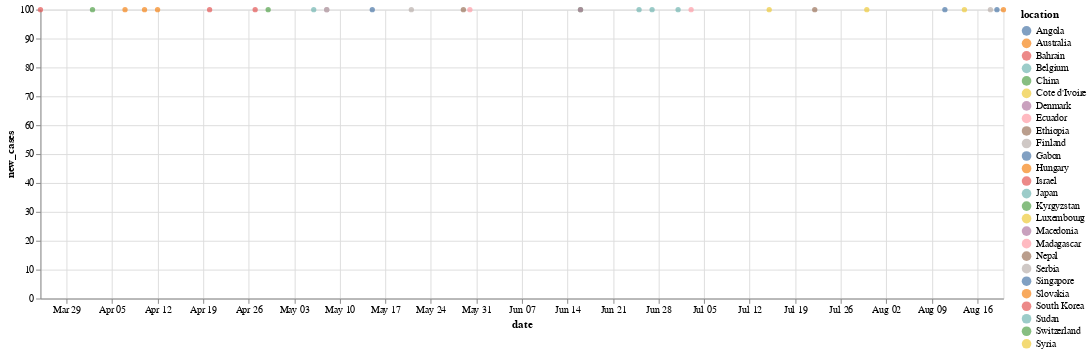

Here is the notebook cell this chart was saved with:
### Markdown cell above
## Relations

Relations express the usual comparisons and in the EdelweissData python library are modelled as infix operators: equality (`==`), greaterThan (`>`), greaterThanOrEqual(`>=`), lessThan (`<`), lessThanOrEqual(`<=`) and unequal(`!=`). All of these take two arguments that are then compared with the result being a boolean value.

### Code cell
filter = (Q.column("new_cases") == 100)

data_100_cases = dataset.get_data(condition = filter)

altair.Chart(data_100_cases).mark_circle().encode(
        x="date:T",
        y="new_cases",
        color="location",
        tooltip=["location", "date", "new_cases", "new_deaths"]
    ).properties(width=1000)

### Figure 1 — Vega-Lite specification as saved in the notebook (floating-point values rounded to 4 significant figures)
{"config": {"view": {"continuousWidth": 400, "continuousHeight": 300}}, "data": {"name": "data-134592d7360c06f0651168e0a402c3f8"}, "mark": "circle", "encoding": {"color": {"type": "nominal", "field": "location"}, "tooltip": [{"type": "nominal", "field": "location"}, {"type": "nominal", "field": "date"}, {"type": "quantitative", "field": "new_cases"}, {"type": "quantitative", "field": "new_deaths"}], "x": {"type": "temporal", "field": "date"}, "y": {"type": "quantitative", "field": "new_cases"}}, "width": 1000, "$schema": "https://vega.github.io/schema/vega-lite/v4.8.1.json", "datasets": {"data-134592d7360c06f0651168e0a402c3f8": [{"": 540, "iso_code": "AGO", "continent": "Africa", "location": "Angola", "date": "2020-08-11", "total_cases": 1672, "new_cases": 100, "new_cases_smoothed": 72.57, "total_deaths": 75, "new_deaths": 5, "new_deaths_smoothed": 3.0, "total_cases_per_million": 50.87, "new_cases_per_million": 3.043, "new_cases_smoothed_per_million": 2.208, "total_deaths_per_million": 2.282, "new_deaths_per_million": 0.152, "new_deaths_smoothed_per_million": 0.091, "new_tests": null, "total_tests": null, "total_tests_per_thousand": null, "new_tests_per_thousand": null, "new_tests_smoothed": null, "new_tests_smoothed_per_thousand": null, "tests_per_case": null, "positive_rate": null, "tests_units": null, "stringency_index": 79.17, "population": 32866268, "population_density": 23.89, "median_age": 16.8, "aged_65_older": 2.405, "aged_70_older": 1.362, "gdp_per_capita": 5819.0, "extreme_poverty": null, "cardiovasc_death_rate": 276.0, "diabetes_prevalence": 3.94, "female_smokers": null, "male_smokers": null, "handwashing_facilities": 26.66, "hospital_beds_per_thousand": null, "life_expectancy": 61.15}, {"": 1972, "iso_code": "AUS", "continent": "Oceania", "location": "Australia", "date": "2020-04-07", "total_cases": 5844, "new_cases": 100, "new_cases_smoothed": 183.9, "total_deaths": 42, "new_deaths": 6, "new_deaths_smoothed": 3.286, "total_cases_per_million": 229.2, "new_cases_per_million": 3.922, "new_cases_smoothed_per_million": 7.21, "total_deaths_per_million": 1.647, "new_deaths_per_million": 0.235, "new_deaths_smoothed_per_million": 0.129, "new_tests": 8037.0, "total_tests": 310700.0, "total_tests_per_thousand": 12.18, "new_tests_per_thousand": 0.315, "new_tests_smoothed": 10700.0, "new_tests_smoothed_per_thousand": 0.42, "tests_per_case": 58.2, "positive_rate": 0.017, "tests_units": "tests performed", "stringency_index": 73.15, "population": 25499881, "population_density": 3.202, "median_age": 37.9, "aged_65_older": 15.5, "aged_70_older": 10.13, "gdp_per_capita": 44650.0, "extreme_poverty": 0.5, "cardiovasc_death_rate": 107.8, "diabetes_prevalence": 5.07, "female_smokers": 13.0, "male_smokers": 16.5, "handwashing_facilities": null, "hospital_beds_per_thousand": 3.84, "life_expectancy": 83.44}, {"": 1975, "iso_code": "AUS", "continent": "Oceania", "location": "Australia", "date": "2020-04-10", "total_cases": 6152, "new_cases": 100, "new_cases_smoothed": 132.6, "total_deaths": 52, "new_deaths": 2, "new_deaths_smoothed": 4.143, "total_cases_per_million": 241.3, "new_cases_per_million": 3.922, "new_cases_smoothed_per_million": 5.199, "total_deaths_per_million": 2.039, "new_deaths_per_million": 0.078, "new_deaths_smoothed_per_million": 0.162, "new_tests": 8212.0, "total_tests": 338300.0, "total_tests_per_thousand": 13.27, "new_tests_per_thousand": 0.322, "new_tests_smoothed": 9390.0, "new_tests_smoothed_per_thousand": 0.368, "tests_per_case": 70.83, "positive_rate": 0.014, "tests_units": "tests performed", "stringency_index": 73.15, "population": 25499881, "population_density": 3.202, "median_age": 37.9, "aged_65_older": 15.5, "aged_70_older": 10.13, "gdp_per_capita": 44650.0, "extreme_poverty": 0.5, "cardiovasc_death_rate": 107.8, "diabetes_prevalence": 5.07, "female_smokers": 13.0, "male_smokers": 16.5, "handwashing_facilities": null, "hospital_beds_per_thousand": 3.84, "life_expectancy": 83.44}, {"": 2911, "iso_code": "BEL", "continent": "Europe", "location": "Belgium", "date": "2020-06-25", "total_cases": 61509, "new_cases": 100, "new_cases_smoothed": 93.14, "total_deaths": 9737, "new_deaths": 3, "new_deaths_smoothed": 5.714, "total_cases_per_million": 5307.0, "new_cases_per_million": 8.628, "new_cases_smoothed_per_million": 8.037, "total_deaths_per_million": 840.1, "new_deaths_per_million": 0.259, "new_deaths_smoothed_per_million": 0.493, "new_tests": 15210.0, "total_tests": 1216000.0, "total_tests_per_thousand": 104.9, "new_tests_per_thousand": 1.313, "new_tests_smoothed": 13540.0, "new_tests_smoothed_per_thousand": 1.168, "tests_per_case": 145.4, "positive_rate": 0.007, "tests_units": "tests performed", "stringency_index": 51.85, "population": 11589616, "population_density": 375.6, "median_age": 41.8, "aged_65_older": 18.57, "aged_70_older": 12.85, "gdp_per_capita": 42660.0, "extreme_poverty": 0.2, "cardiovasc_death_rate": 114.9, "diabetes_prevalence": 4.29, "female_smokers": 25.1, "male_smokers": 31.4, "handwashing_facilities": null, "hospital_beds_per_thousand": 5.64, "life_expectancy": 81.63}, {"": 2917, "iso_code": "BEL", "continent": "Europe", "location": "Belgium", "date": "2020-07-01", "total_cases": 61990, "new_cases": 100, "new_cases_smoothed": 83.0, "total_deaths": 9768, "new_deaths": 8, "new_deaths_smoothed": 4.857, "total_cases_per_million": 5349.0, "new_cases_per_million": 8.628, "new_cases_smoothed_per_million": 7.162, "total_deaths_per_million": 842.8, "new_deaths_per_million": 0.69, "new_deaths_smoothed_per_million": 0.419, "new_tests": 15180.0, "total_tests": 1291000.0, "total_tests_per_thousand": 111.4, "new_tests_per_thousand": 1.31, "new_tests_smoothed": 12880.0, "new_tests_smoothed_per_thousand": 1.112, "tests_per_case": 155.2, "positive_rate": 0.006, "tests_units": "tests performed", "stringency_index": 48.15, "population": 11589616, "population_density": 375.6, "median_age": 41.8, "aged_65_older": 18.57, "aged_70_older": 12.85, "gdp_per_capita": 42660.0, "extreme_poverty": 0.2, "cardiovasc_death_rate": 114.9, "diabetes_prevalence": 4.29, "female_smokers": 25.1, "male_smokers": 31.4, "handwashing_facilities": null, "hospital_beds_per_thousand": 5.64, "life_expectancy": 81.63}, {"": 3896, "iso_code": "BHR", "continent": "Asia", "location": "Bahrain", "date": "2020-04-20", "total_cases": 1873, "new_cases": 100, "new_cases_smoothed": 105.3, "total_deaths": 7, "new_deaths": 0, "new_deaths_smoothed": 0.143, "total_cases_per_million": 1101.0, "new_cases_per_million": 58.77, "new_cases_smoothed_per_million": 61.88, "total_deaths_per_million": 4.114, "new_deaths_per_million": 0.0, "new_deaths_smoothed_per_million": 0.084, "new_tests": 3575.0, "total_tests": 90310.0, "total_tests_per_thousand": 53.07, "new_tests_per_thousand": 2.101, "new_tests_smoothed": 3283.0, "new_tests_smoothed_per_thousand": 1.929, "tests_per_case": 31.18, "positive_rate": 0.032, "tests_units": "units unclear", "stringency_index": 75.0, "population": 1701583, "population_density": 1936.0, "median_age": 32.4, "aged_65_older": 2.372, "aged_70_older": 1.387, "gdp_per_capita": 43290.0, "extreme_poverty": null, "cardiovasc_death_rate": 151.7, "diabetes_prevalence": 16.52, "female_smokers": 5.8, "male_smokers": 37.6, "handwashing_facilities": null, "hospital_beds_per_thousand": 2.0, "life_expectancy": 77.29}, {"": 6464, "iso_code": "CHE", "continent": "Europe", "location": "Switzerland", "date": "2020-04-29", "total_cases": 29181, "new_cases": 100, "new_cases_smoothed": 171.4, "total_deaths": 1379, "new_deaths": 27, "new_deaths_smoothed": 27.57, "total_cases_per_million": 3372.0, "new_cases_per_million": 11.55, "new_cases_smoothed_per_million": 19.81, "total_deaths_per_million": 159.3, "new_deaths_per_million": 3.12, "new_deaths_smoothed_per_million": 3.186, "new_tests": 5810.0, "total_tests": 271400.0, "total_tests_per_thousand": 31.36, "new_tests_per_thousand": 0.671, "new_tests_smoothed": 4415.0, "new_tests_smoothed_per_thousand": 0.51, "tests_per_case": 25.75, "positive_rate": 0.039, "tests_units": "tests performed", "stringency_index": 69.44, "population": 8654618, "population_density": 214.2, "median_age": 43.1, "aged_65_older": 18.44, "aged_70_older": 12.64, "gdp_per_capita": 57410.0, "extreme_poverty": null, "cardiovasc_death_rate": 99.74, "diabetes_prevalence": 5.59, "female_smokers": 22.6, "male_smokers": 28.9, "handwashing_facilities": null, "hospital_beds_per_thousand": 4.53, "life_expectancy": 83.78}, {"": 6848, "iso_code": "CHN", "continent": "Asia", "location": "China", "date": "2020-04-02", "total_cases": 82395, "new_cases": 100, "new_cases_smoothed": 94.57, "total_deaths": 3316, "new_deaths": 6, "new_deaths_smoothed": 3.571, "total_cases_per_million": 57.25, "new_cases_per_million": 0.069, "new_cases_smoothed_per_million": 0.066, "total_deaths_per_million": 2.304, "new_deaths_per_million": 0.004, "new_deaths_smoothed_per_million": 0.002, "new_tests": null, "total_tests": null, "total_tests_per_thousand": null, "new_tests_per_thousand": null, "new_tests_smoothed": null, "new_tests_smoothed_per_thousand": null, "tests_per_case": null, "positive_rate": null, "tests_units": null, "stringency_index": 73.61, "population": 1439323774, "population_density": 147.7, "median_age": 38.7, "aged_65_older": 10.64, "aged_70_older": 5.929, "gdp_per_capita": 15310.0, "extreme_poverty": 0.7, "cardiovasc_death_rate": 261.9, "diabetes_prevalence": 9.74, "female_smokers": 1.9, "male_smokers": 48.4, "handwashing_facilities": null, "hospital_beds_per_thousand": 4.34, "life_expectancy": 76.91}, {"": 7131, "iso_code": "CIV", "continent": "Africa", "location": "Cote d'Ivoire", "date": "2020-07-30", "total_cases": 15813, "new_cases": 100, "new_cases_smoothed": 183.1, "total_deaths": 99, "new_deaths": 1, "new_deaths_smoothed": 0.857, "total_cases_per_million": 599.5, "new_cases_per_million": 3.791, "new_cases_smoothed_per_million": 6.943, "total_deaths_per_million": 3.753, "new_deaths_per_million": 0.038, "new_deaths_smoothed_per_million": 0.032, "new_tests": 1720.0, "total_tests": 99730.0, "total_tests_per_thousand": 3.781, "new_tests_per_thousand": 0.065, "new_tests_smoothed": 1402.0, "new_tests_smoothed_per_thousand": 0.053, "tests_per_case": 7.655, "positive_rate": 0.131, "tests_units": "samples tested", "stringency_index": 44.91, "population": 26378275, "population_density": 76.4, "median_age": 18.7, "aged_65_older": 2.933, "aged_70_older": 1.582, "gdp_per_capita": 3601.0, "extreme_poverty": 28.2, "cardiovasc_death_rate": 303.7, "diabetes_prevalence": 2.42, "female_smokers": null, "male_smokers": null, "handwashing_facilities": 19.35, "hospital_beds_per_thousand": null, "life_expectancy": 57.78}, {"": 9832, "iso_code": "DNK", "continent": "Europe", "location": "Denmark", "date": "2020-05-08", "total_cases": 10083, "new_cases": 100, "new_cases_smoothed": 132.1, "total_deaths": 506, "new_deaths": 6, "new_deaths_smoothed": 7.714, "total_cases_per_million": 1741.0, "new_cases_per_million": 17.27, "new_cases_smoothed_per_million": 22.81, "total_deaths_per_million": 87.36, "new_deaths_per_million": 1.036, "new_deaths_smoothed_per_million": 1.332, "new_tests": 8373.0, "total_tests": 356900.0, "total_tests_per_thousand": 61.62, "new_tests_per_thousand": 1.446, "new_tests_smoothed": 12970.0, "new_tests_smoothed_per_thousand": 2.239, "tests_per_case": 98.15, "positive_rate": 0.01, "tests_units": "tests performed", "stringency_index": 65.74, "population": 5792203, "population_density": 136.5, "median_age": 42.3, "aged_65_older": 19.68, "aged_70_older": 12.32, "gdp_per_capita": 46680.0, "extreme_poverty": 0.2, "cardiovasc_death_rate": 114.8, "diabetes_prevalence": 6.41, "female_smokers": 19.3, "male_smokers": 18.8, "handwashing_facilities": null, "hospital_beds_per_thousand": 2.5, "life_expectancy": 80.9}, {"": 10568, "iso_code": "ECU", "continent": "South America", "location": "Ecuador", "date": "2020-05-30", "total_cases": 38571, "new_cases": 100, "new_cases_smoothed": 391.9, "total_deaths": 3334, "new_deaths": 21, "new_deaths_smoothed": 39.71, "total_cases_per_million": 2186.0, "new_cases_per_million": 5.668, "new_cases_smoothed_per_million": 22.21, "total_deaths_per_million": 189.0, "new_deaths_per_million": 1.19, "new_deaths_smoothed_per_million": 2.251, "new_tests": 513.0, "total_tests": 68230.0, "total_tests_per_thousand": 3.867, "new_tests_per_thousand": 0.029, "new_tests_smoothed": 1076.0, "new_tests_smoothed_per_thousand": 0.061, "tests_per_case": null, "positive_rate": null, "tests_units": "people tested", "stringency_index": 86.11, "population": 17643060, "population_density": 66.94, "median_age": 28.1, "aged_65_older": 7.104, "aged_70_older": 4.458, "gdp_per_capita": 10580.0, "extreme_poverty": 3.6, "cardiovasc_death_rate": 140.4, "diabetes_prevalence": 5.55, "female_smokers": 2.0, "male_smokers": 12.3, "handwashing_facilities": 80.64, "hospital_beds_per_thousand": 1.5, "life_expectancy": 77.01}, {"": 11721, "iso_code": "ETH", "continent": "Africa", "location": "Ethiopia", "date": "2020-05-29", "total_cases": 831, "new_cases": 100, "new_cases_smoothed": 61.71, "total_deaths": 7, "new_deaths": 1, "new_deaths_smoothed": 0.286, "total_cases_per_million": 7.228, "new_cases_per_million": 0.87, "new_cases_smoothed_per_million": 0.537, "total_deaths_per_million": 0.061, "new_deaths_per_million": 0.009, "new_deaths_smoothed_per_million": 0.002, "new_tests": 5015.0, "total_tests": 101600.0, "total_tests_per_thousand": 0.884, "new_tests_per_thousand": 0.044, "new_tests_smoothed": 4060.0, "new_tests_smoothed_per_thousand": 0.035, "tests_per_case": 65.79, "positive_rate": 0.015, "tests_units": "tests performed", "stringency_index": 80.56, "population": 114963583, "population_density": 105.0, "median_age": 19.8, "aged_65_older": 3.526, "aged_70_older": 2.063, "gdp_per_capita": 1730.0, "extreme_poverty": 26.7, "cardiovasc_death_rate": 182.6, "diabetes_prevalence": 7.47, "female_smokers": 0.4, "male_smokers": 8.5, "handwashing_facilities": 7.96, "hospital_beds_per_thousand": 0.3, "life_expectancy": 66.6}, {"": 11938, "iso_code": "FIN", "continent": "Europe", "location": "Finland", "date": "2020-05-08", "total_cases": 5673, "new_cases": 100, "new_cases_smoothed": 96.86, "total_deaths": 255, "new_deaths": 3, "new_deaths_smoothed": 6.286, "total_cases_per_million": 1024.0, "new_cases_per_million": 18.05, "new_cases_smoothed_per_million": 17.48, "total_deaths_per_million": 46.02, "new_deaths_per_million": 0.541, "new_deaths_smoothed_per_million": 1.134, "new_tests": 3179.0, "total_tests": 125500.0, "total_tests_per_thousand": 22.65, "new_tests_per_thousand": 0.574, "new_tests_smoothed": 2724.0, "new_tests_smoothed_per_thousand": 0.492, "tests_per_case": 28.12, "positive_rate": 0.036, "tests_units": "samples tested", "stringency_index": 57.41, "population": 5540718, "population_density": 18.14, "median_age": 42.8, "aged_65_older": 21.23, "aged_70_older": 13.26, "gdp_per_capita": 40590.0, "extreme_poverty": null, "cardiovasc_death_rate": 153.5, "diabetes_prevalence": 5.76, "female_smokers": 18.3, "male_smokers": 22.6, "handwashing_facilities": null, "hospital_beds_per_thousand": 3.28, "life_expectancy": 81.91}, {"": 12870, "iso_code": "GAB", "continent": "Africa", "location": "Gabon", "date": "2020-05-15", "total_cases": 1104, "new_cases": 100, "new_cases_smoothed": 85.71, "total_deaths": 10, "new_deaths": 1, "new_deaths_smoothed": 0.286, "total_cases_per_million": 496.0, "new_cases_per_million": 44.93, "new_cases_smoothed_per_million": 38.51, "total_deaths_per_million": 4.493, "new_deaths_per_million": 0.449, "new_deaths_smoothed_per_million": 0.128, "new_tests": null, "total_tests": null, "total_tests_per_thousand": null, "new_tests_per_thousand": null, "new_tests_smoothed": null, "new_tests_smoothed_per_thousand": null, "tests_per_case": null, "positive_rate": null, "tests_units": null, "stringency_index": 80.56, "population": 2225728, "population_density": 7.859, "median_age": 23.1, "aged_65_older": 4.45, "aged_70_older": 2.976, "gdp_per_capita": 16560.0, "extreme_poverty": 3.4, "cardiovasc_death_rate": 260.0, "diabetes_prevalence": 7.2, "female_smokers": null, "male_smokers": null, "handwashing_facilities": null, "hospital_beds_per_thousand": 6.3, "life_expectancy": 66.47}, {"": 16218, "iso_code": "HUN", "continent": "Europe", "location": "Hungary", "date": "2020-04-12", "total_cases": 1410, "new_cases": 100, "new_cases_smoothed": 96.71, "total_deaths": 99, "new_deaths": 14, "new_deaths_smoothed": 9.286, "total_cases_per_million": 146.0, "new_cases_per_million": 10.35, "new_cases_smoothed_per_million": 10.01, "total_deaths_per_million": 10.25, "new_deaths_per_million": 1.449, "new_deaths_smoothed_per_million": 0.961, "new_tests": 1571.0, "total_tests": 33530.0, "total_tests_per_thousand": 3.471, "new_tests_per_thousand": 0.163, "new_tests_smoothed": 1755.0, "new_tests_smoothed_per_thousand": 0.182, "tests_per_case": 18.15, "positive_rate": 0.055, "tests_units": "tests performed", "stringency_index": 76.85, "population": 9660350, "population_density": 108.0, "median_age": 43.4, "aged_65_older": 18.58, "aged_70_older": 11.98, "gdp_per_capita": 26780.0, "extreme_poverty": 0.5, "cardiovasc_death_rate": 278.3, "diabetes_prevalence": 7.55, "female_smokers": 26.8, "male_smokers": 34.8, "handwashing_facilities": null, "hospital_beds_per_thousand": 7.02, "life_expectancy": 76.88}, {"": 18056, "iso_code": "ISR", "continent": "Asia", "location": "Israel", "date": "2020-04-27", "total_cases": 15398, "new_cases": 100, "new_cases_smoothed": 272.4, "total_deaths": 199, "new_deaths": 0, "new_deaths_smoothed": 3.857, "total_cases_per_million": 1779.0, "new_cases_per_million": 11.55, "new_cases_smoothed_per_million": 31.47, "total_deaths_per_million": 22.99, "new_deaths_per_million": 0.0, "new_deaths_smoothed_per_million": 0.446, "new_tests": 11400.0, "total_tests": 351400.0, "total_tests_per_thousand": 40.6, "new_tests_per_thousand": 1.318, "new_tests_smoothed": 11810.0, "new_tests_smoothed_per_thousand": 1.364, "tests_per_case": 43.35, "positive_rate": 0.023, "tests_units": "tests performed", "stringency_index": 84.26, "population": 8655541, "population_density": 402.6, "median_age": 30.6, "aged_65_older": 11.73, "aged_70_older": 7.359, "gdp_per_capita": 33130.0, "extreme_poverty": 0.5, "cardiovasc_death_rate": 93.32, "diabetes_prevalence": 6.74, "female_smokers": 15.4, "male_smokers": 35.4, "handwashing_facilities": null, "hospital_beds_per_thousand": 2.99, "life_expectancy": 82.97}, {"": 19087, "iso_code": "JPN", "continent": "Asia", "location": "Japan", "date": "2020-06-27", "total_cases": 18297, "new_cases": 100, "new_cases_smoothed": 71.14, "total_deaths": 971, "new_deaths": 2, "new_deaths_smoothed": 2.714, "total_cases_per_million": 144.7, "new_cases_per_million": 0.791, "new_cases_smoothed_per_million": 0.562, "total_deaths_per_million": 7.677, "new_deaths_per_million": 0.016, "new_deaths_smoothed_per_million": 0.021, "new_tests": null, "total_tests": 672600.0, "total_tests_per_thousand": 5.318, "new_tests_per_thousand": null, "new_tests_smoothed": 7098.0, "new_tests_smoothed_per_thousand": 0.056, "tests_per_case": 99.77, "positive_rate": 0.01, "tests_units": "tests performed", "stringency_index": 24.07, "population": 126476458, "population_density": 347.8, "median_age": 48.2, "aged_65_older": 27.05, "aged_70_older": 18.49, "gdp_per_capita": 39000.0, "extreme_poverty": null, "cardiovasc_death_rate": 79.37, "diabetes_prevalence": 5.72, "female_smokers": 11.2, "male_smokers": 33.7, "handwashing_facilities": null, "hospital_beds_per_thousand": 13.05, "life_expectancy": 84.63}, {"": 19572, "iso_code": "KGZ", "continent": "Asia", "location": "Kyrgyzstan", "date": "2020-06-16", "total_cases": 2472, "new_cases": 100, "new_cases_smoothed": 59.57, "total_deaths": 28, "new_deaths": 1, "new_deaths_smoothed": 0.571, "total_cases_per_million": 378.9, "new_cases_per_million": 15.33, "new_cases_smoothed_per_million": 9.131, "total_deaths_per_million": 4.292, "new_deaths_per_million": 0.153, "new_deaths_smoothed_per_million": 0.088, "new_tests": null, "total_tests": null, "total_tests_per_thousand": null, "new_tests_per_thousand": null, "new_tests_smoothed": null, "new_tests_smoothed_per_thousand": null, "tests_per_case": null, "positive_rate": null, "tests_units": null, "stringency_index": 76.39, "population": 6524191, "population_density": 32.33, "median_age": 26.3, "aged_65_older": 4.489, "aged_70_older": 2.882, "gdp_per_capita": 3393.0, "extreme_poverty": 1.4, "cardiovasc_death_rate": 436.4, "diabetes_prevalence": 7.11, "female_smokers": 3.6, "male_smokers": 50.5, "handwashing_facilities": 89.22, "hospital_beds_per_thousand": 4.5, "life_expectancy": 71.45}, {"": 20117, "iso_code": "KOR", "continent": "Asia", "location": "South Korea", "date": "2020-03-25", "total_cases": 9137, "new_cases": 100, "new_cases_smoothed": 103.4, "total_deaths": 126, "new_deaths": 6, "new_deaths_smoothed": 5.714, "total_cases_per_million": 178.2, "new_cases_per_million": 1.95, "new_cases_smoothed_per_million": 2.017, "total_deaths_per_million": 2.458, "new_deaths_per_million": 0.117, "new_deaths_smoothed_per_million": 0.111, "new_tests": 10480.0, "total_tests": 343600.0, "total_tests_per_thousand": 6.702, "new_tests_per_thousand": 0.204, "new_tests_smoothed": 9004.0, "new_tests_smoothed_per_thousand": 0.176, "tests_per_case": 87.06, "positive_rate": 0.011, "tests_units": "people tested", "stringency_index": 75.93, "population": 51269183, "population_density": 528.0, "median_age": 43.4, "aged_65_older": 13.91, "aged_70_older": 8.622, "gdp_per_capita": 35940.0, "extreme_poverty": 0.2, "cardiovasc_death_rate": 86.0, "diabetes_prevalence": 6.8, "female_smokers": 6.2, "male_smokers": 40.9, "handwashing_facilities": null, "hospital_beds_per_thousand": 12.27, "life_expectancy": 83.03}, {"": 22319, "iso_code": "LUX", "continent": "Europe", "location": "Luxembourg", "date": "2020-07-15", "total_cases": 5056, "new_cases": 100, "new_cases_smoothed": 64.71, "total_deaths": 111, "new_deaths": 0, "new_deaths_smoothed": 0.143, "total_cases_per_million": 8077.0, "new_cases_per_million": 159.8, "new_cases_smoothed_per_million": 103.4, "total_deaths_per_million": 177.3, "new_deaths_per_million": 0.0, "new_deaths_smoothed_per_million": 0.228, "new_tests": 12380.0, "total_tests": 315200.0, "total_tests_per_thousand": 503.5, "new_tests_per_thousand": 19.78, "new_tests_smoothed": 7895.0, "new_tests_smoothed_per_thousand": 12.61, "tests_per_case": 122.0, "positive_rate": 0.008, "tests_units": "people tested", "stringency_index": 24.07, "population": 625976, "population_density": 231.4, "median_age": 39.7, "aged_65_older": 14.31, "aged_70_older": 9.842, "gdp_per_capita": 94280.0, "extreme_poverty": 0.2, "cardiovasc_death_rate": 128.3, "diabetes_prevalence": 4.42, "female_smokers": 20.9, "male_smokers": 26.0, "handwashing_facilities": null, "hospital_beds_per_thousand": 4.51, "life_expectancy": 82.25}, {"": 23248, "iso_code": "MDG", "continent": "Africa", "location": "Madagascar", "date": "2020-07-03", "total_cases": 2403, "new_cases": 100, "new_cases_smoothed": 82.0, "total_deaths": 24, "new_deaths": 2, "new_deaths_smoothed": 1.143, "total_cases_per_million": 86.78, "new_cases_per_million": 3.611, "new_cases_smoothed_per_million": 2.961, "total_deaths_per_million": 0.867, "new_deaths_per_million": 0.072, "new_deaths_smoothed_per_million": 0.041, "new_tests": null, "total_tests": null, "total_tests_per_thousand": null, "new_tests_per_thousand": null, "new_tests_smoothed": null, "new_tests_smoothed_per_thousand": null, "tests_per_case": null, "positive_rate": null, "tests_units": null, "stringency_index": 68.98, "population": 27691019, "population_density": 43.95, "median_age": 19.6, "aged_65_older": 2.929, "aged_70_older": 1.686, "gdp_per_capita": 1416.0, "extreme_poverty": 77.6, "cardiovasc_death_rate": 406.0, "diabetes_prevalence": 3.94, "female_smokers": null, "male_smokers": null, "handwashing_facilities": 50.54, "hospital_beds_per_thousand": 0.2, "life_expectancy": 67.04}, {"": 23875, "iso_code": "MKD", "continent": "Europe", "location": "Macedonia", "date": "2020-06-16", "total_cases": 4157, "new_cases": 100, "new_cases_smoothed": 143.1, "total_deaths": 193, "new_deaths": 5, "new_deaths_smoothed": 5.286, "total_cases_per_million": 1995.0, "new_cases_per_million": 48.0, "new_cases_smoothed_per_million": 68.71, "total_deaths_per_million": 92.64, "new_deaths_per_million": 2.4, "new_deaths_smoothed_per_million": 2.537, "new_tests": null, "total_tests": null, "total_tests_per_thousand": null, "new_tests_per_thousand": null, "new_tests_smoothed": null, "new_tests_smoothed_per_thousand": null, "tests_per_case": null, "positive_rate": null, "tests_units": null, "stringency_index": null, "population": 2083380, "population_density": 82.6, "median_age": 39.1, "aged_65_older": 13.26, "aged_70_older": 8.16, "gdp_per_capita": 13110.0, "extreme_poverty": 5.0, "cardiovasc_death_rate": 322.7, "diabetes_prevalence": 10.08, "female_smokers": null, "male_smokers": null, "handwashing_facilities": null, "hospital_beds_per_thousand": 4.28, "life_expectancy": 75.8}, {"": 27494, "iso_code": "NPL", "continent": "Asia", "location": "Nepal", "date": "2020-07-22", "total_cases": 17944, "new_cases": 100, "new_cases_smoothed": 126.1, "total_deaths": 40, "new_deaths": 0, "new_deaths_smoothed": 0.286, "total_cases_per_million": 615.9, "new_cases_per_million": 3.432, "new_cases_smoothed_per_million": 4.329, "total_deaths_per_million": 1.373, "new_deaths_per_million": 0.0, "new_deaths_smoothed_per_million": 0.01, "new_tests": 4198.0, "total_tests": 327600.0, "total_tests_per_thousand": 11.24, "new_tests_per_thousand": 0.144, "new_tests_smoothed": 4112.0, "new_tests_smoothed_per_thousand": 0.141, "tests_per_case": 32.6, "positive_rate": 0.031, "tests_units": "tests performed", "stringency_index": 79.63, "population": 29136808, "population_density": 204.4, "median_age": 25.0, "aged_65_older": 5.809, "aged_70_older": 3.212, "gdp_per_capita": 2443.0, "extreme_poverty": 15.0, "cardiovasc_death_rate": 260.8, "diabetes_prevalence": 7.26, "female_smokers": 9.5, "male_smokers": 37.8, "handwashing_facilities": 47.78, "hospital_beds_per_thousand": 0.3, "life_expectancy": 70.78}, {"": 31087, "iso_code": "SDN", "continent": "Africa", "location": "Sudan", "date": "2020-05-06", "total_cases": 778, "new_cases": 100, "new_cases_smoothed": 65.71, "total_deaths": 45, "new_deaths": 4, "new_deaths_smoothed": 2.857, "total_cases_per_million": 17.74, "new_cases_per_million": 2.281, "new_cases_smoothed_per_million": 1.499, "total_deaths_per_million": 1.026, "new_deaths_per_million": 0.091, "new_deaths_smoothed_per_million": 0.065, "new_tests": null, "total_tests": null, "total_tests_per_thousand": null, "new_tests_per_thousand": null, "new_tests_smoothed": null, "new_tests_smoothed_per_thousand": null, "tests_per_case": null, "positive_rate": null, "tests_units": null, "stringency_index": 87.04, "population": 43849269, "population_density": 23.26, "median_age": 19.7, "aged_65_older": 3.548, "aged_70_older": 2.034, "gdp_per_capita": 4467.0, "extreme_poverty": null, "cardiovasc_death_rate": 431.4, "diabetes_prevalence": 15.67, "female_smokers": null, "male_smokers": null, "handwashing_facilities": 23.44, "hospital_beds_per_thousand": 0.8, "life_expectancy": 65.31}, {"": 31606, "iso_code": "SGP", "continent": "Asia", "location": "Singapore", "date": "2020-08-19", "total_cases": 55938, "new_cases": 100, "new_cases_smoothed": 83.57, "total_deaths": 27, "new_deaths": 0, "new_deaths_smoothed": 0.0, "total_cases_per_million": 9561.0, "new_cases_per_million": 17.09, "new_cases_smoothed_per_million": 14.29, "total_deaths_per_million": 4.615, "new_deaths_per_million": 0.0, "new_deaths_smoothed_per_million": 0.0, "new_tests": null, "total_tests": null, "total_tests_per_thousand": null, "new_tests_per_thousand": null, "new_tests_smoothed": null, "new_tests_smoothed_per_thousand": null, "tests_per_case": null, "positive_rate": null, "tests_units": null, "stringency_index": 51.85, "population": 5850343, "population_density": 7916.0, "median_age": 42.4, "aged_65_older": 12.92, "aged_70_older": 7.049, "gdp_per_capita": 85540.0, "extreme_poverty": null, "cardiovasc_death_rate": 92.24, "diabetes_prevalence": 10.99, "female_smokers": 5.2, "male_smokers": 28.3, "handwashing_facilities": null, "hospital_beds_per_thousand": 2.4, "life_expectancy": 83.62}, {"": 32401, "iso_code": "SRB", "continent": "Europe", "location": "Serbia", "date": "2020-05-21", "total_cases": 10833, "new_cases": 100, "new_cases_smoothed": 76.86, "total_deaths": 235, "new_deaths": 1, "new_deaths_smoothed": 1.857, "total_cases_per_million": 1592.0, "new_cases_per_million": 14.7, "new_cases_smoothed_per_million": 11.29, "total_deaths_per_million": 34.53, "new_deaths_per_million": 0.147, "new_deaths_smoothed_per_million": 0.273, "new_tests": 6918.0, "total_tests": 203800.0, "total_tests_per_thousand": 29.95, "new_tests_per_thousand": 1.017, "new_tests_smoothed": 5857.0, "new_tests_smoothed_per_thousand": 0.861, "tests_per_case": 76.21, "positive_rate": 0.013, "tests_units": "people tested", "stringency_index": 51.85, "population": 6804596, "population_density": 80.29, "median_age": 41.2, "aged_65_older": 17.37, "aged_70_older": null, "gdp_per_capita": 14050.0, "extreme_poverty": null, "cardiovasc_death_rate": 439.4, "diabetes_prevalence": 10.08, "female_smokers": 37.7, "male_smokers": 40.2, "handwashing_facilities": 97.72, "hospital_beds_per_thousand": 5.609, "life_expectancy": 76.0}, {"": 32490, "iso_code": "SRB", "continent": "Europe", "location": "Serbia", "date": "2020-08-18", "total_cases": 29782, "new_cases": 100, "new_cases_smoothed": 217.1, "total_deaths": 677, "new_deaths": 3, "new_deaths_smoothed": 4.429, "total_cases_per_million": 4377.0, "new_cases_per_million": 14.7, "new_cases_smoothed_per_million": 31.91, "total_deaths_per_million": 99.49, "new_deaths_per_million": 0.441, "new_deaths_smoothed_per_million": 0.651, "new_tests": 9186.0, "total_tests": 821100.0, "total_tests_per_thousand": 120.7, "new_tests_per_thousand": 1.35, "new_tests_smoothed": 8411.0, "new_tests_smoothed_per_thousand": 1.236, "tests_per_case": 38.73, "positive_rate": 0.026, "tests_units": "people tested", "stringency_index": null, "population": 6804596, "population_density": 80.29, "median_age": 41.2, "aged_65_older": 17.37, "aged_70_older": null, "gdp_per_capita": 14050.0, "extreme_poverty": null, "cardiovasc_death_rate": 439.4, "diabetes_prevalence": 10.08, "female_smokers": 37.7, "male_smokers": 40.2, "handwashing_facilities": 97.72, "hospital_beds_per_thousand": 5.609, "life_expectancy": 76.0}, {"": 33099, "iso_code": "SVK", "continent": "Europe", "location": "Slovakia", "date": "2020-08-20", "total_cases": 3022, "new_cases": 100, "new_cases_smoothed": 47.43, "total_deaths": 33, "new_deaths": 2, "new_deaths_smoothed": 0.286, "total_cases_per_million": 553.5, "new_cases_per_million": 18.32, "new_cases_smoothed_per_million": 8.687, "total_deaths_per_million": 6.044, "new_deaths_per_million": 0.366, "new_deaths_smoothed_per_million": 0.052, "new_tests": 3435.0, "total_tests": 304000.0, "total_tests_per_thousand": 55.69, "new_tests_per_thousand": 0.629, "new_tests_smoothed": 2453.0, "new_tests_smoothed_per_thousand": 0.449, "tests_per_case": 51.72, "positive_rate": 0.019, "tests_units": "tests performed", "stringency_index": null, "population": 5459643, "population_density": 113.1, "median_age": 41.2, "aged_65_older": 15.07, "aged_70_older": 9.167, "gdp_per_capita": 30160.0, "extreme_poverty": 0.7, "cardiovasc_death_rate": 288.0, "diabetes_prevalence": 7.29, "female_smokers": 23.1, "male_smokers": 37.7, "handwashing_facilities": null, "hospital_beds_per_thousand": 5.82, "life_expectancy": 77.54}, {"": 34154, "iso_code": "SYR", "continent": "Asia", "location": "Syria", "date": "2020-08-14", "total_cases": 1432, "new_cases": 100, "new_cases_smoothed": 69.71, "total_deaths": 55, "new_deaths": 2, "new_deaths_smoothed": 1.0, "total_cases_per_million": 81.83, "new_cases_per_million": 5.714, "new_cases_smoothed_per_million": 3.984, "total_deaths_per_million": 3.143, "new_deaths_per_million": 0.114, "new_deaths_smoothed_per_million": 0.057, "new_tests": null, "total_tests": null, "total_tests_per_thousand": null, "new_tests_per_thousand": null, "new_tests_smoothed": null, "new_tests_smoothed_per_thousand": null, "tests_per_case": null, "positive_rate": null, "tests_units": null, "stringency_index": 61.11, "population": 17500657, "population_density": null, "median_age": 21.7, "aged_65_older": null, "aged_70_older": 2.577, "gdp_per_capita": null, "extreme_poverty": null, "cardiovasc_death_rate": 376.3, "diabetes_prevalence": null, "female_smokers": null, "male_smokers": null, "handwashing_facilities": 70.6, "hospital_beds_per_thousand": 1.5, "life_expectancy": 72.7}]}}
